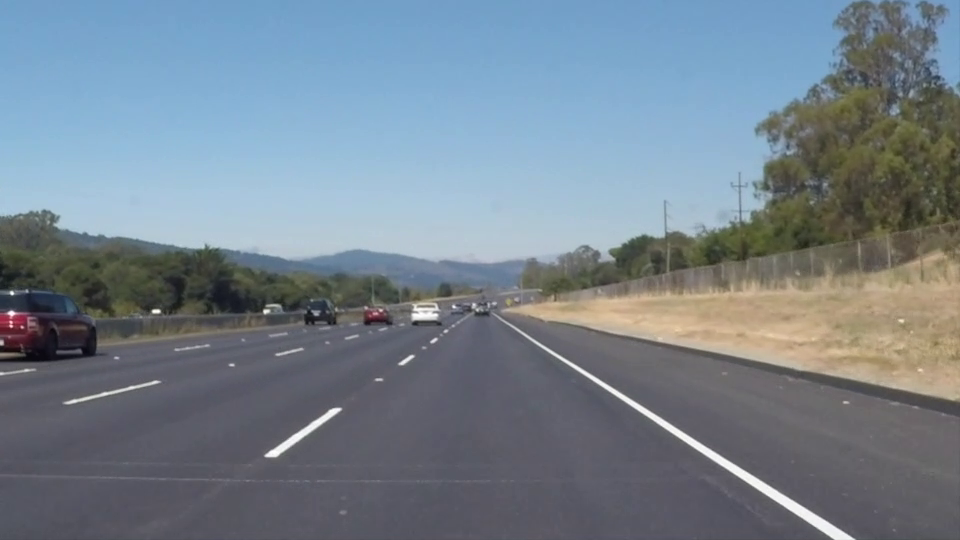
#> input picture frame 22 of scripts_aula/Protocolos_Veiculares_Exemplos_Separados/16_volume_dados/dados/direcao_udacity.mp4, 960 x 540 px
$ python 31_tamanho_datagrama.py
#> lines starting #> are read from the running program, lines starting #| are printed output that depends on the picture
### scripts_aula/Protocolos_Veiculares_Exemplos_Separados/01_ambiente/apoio.py
"""Funções comuns dos exemplos de protocolos veiculares.

Instalação: python -m pip install -r requirements.txt.
No Colab, usar requirements-colab.txt. Os exemplos usam CPU e sockets locais.
Este módulo organiza arquivos, argumentos e gráficos; não exige rodar um
exercício anterior. Bibliotecas da biblioteca padrão não precisam de pip.
"""
from pathlib import Path
import argparse
import csv
import json
import platform
import sys
import time

import cv2
import can
import numpy as np
import matplotlib
matplotlib.use('Agg')
import matplotlib.pyplot as plt

RAIZ = Path(__file__).resolve().parent
plt.rcParams.update({'font.size': 12, 'axes.spines.top': False,
                     'axes.spines.right': False})

def ambiente():
    cpu = platform.processor()
    p = Path('/proc/cpuinfo')
    if p.exists():
        cpu = next((l.split(':', 1)[1].strip() for l in p.read_text().splitlines()
                    if l.startswith('model name')), cpu)
    return {'cpu': cpu, 'sistema': platform.platform(), 'python': sys.version.split()[0],
            'python_can': can.__version__, 'opencv': cv2.__version__,
            'numpy': np.__version__, 'threads_opencv': cv2.getNumThreads(),
            'clock': time.get_clock_info('monotonic').implementation,
            'resolucao_clock_ns': time.get_clock_info('monotonic').resolution * 1e9,
            'local_da_medicao': 'Mesmo host; sockets IPv4 em loopback 127.0.0.1',
            'gpu': 'Não utilizada por estes exemplos'}

def iniciar(nome, frames=60, ciclos=20):
    p = argparse.ArgumentParser(description=Path(nome).stem)
    p.add_argument('--frames', type=int, default=frames)
    p.add_argument('--ciclos', type=int, default=ciclos)
    p.add_argument('--fps', type=float, default=30.)
    p.add_argument('--hz', type=float, default=10.)
    p.add_argument('--video', default=str(RAIZ/'dados/direcao_udacity.mp4'))
    p.add_argument('--camera', type=int, default=None)
    p.add_argument('--qualidade', type=int, default=70)
    p.add_argument('--datagrama', type=int, default=1200)
    p.add_argument('--mostrar', action='store_true')
    p.add_argument('--sem-gui', action='store_true', help='Salva figuras e feed; sem janelas.')
    p.add_argument('--log-cada', type=int, default=30)
    p.add_argument('--saida', default=None)
    a = p.parse_args()
    if a.frames < 1 or a.ciclos < 1 or a.fps <= 0 or a.hz <= 0:
        p.error('frames/ciclos/fps/hz devem ser positivos.')
    if not 1 <= a.qualidade <= 100 or not 256 <= a.datagrama <= 1400:
        p.error('Qualidade: 1–100; datagrama total: 256–1400 bytes.')
    cv2.setNumThreads(1)
    out = Path(a.saida) if a.saida else RAIZ/'resultados'/Path(nome).stem
    out.mkdir(parents=True, exist_ok=True)
    salvar_json(out/'ambiente.json', ambiente())
    return a, out

def salvar_json(path, obj):
    Path(path).parent.mkdir(parents=True, exist_ok=True)
    Path(path).write_text(json.dumps(obj, ensure_ascii=False, indent=2), encoding='utf-8')

def salvar_csv(path, rows, fields=None):
    rows = list(rows)
    if not fields:
        fields = list(rows[0]) if rows else []
    Path(path).parent.mkdir(parents=True, exist_ok=True)
    with Path(path).open('w', newline='', encoding='utf-8') as f:
        w = csv.DictWriter(f, fieldnames=fields)
        w.writeheader()
        w.writerows(rows)

def ler_csv(path):
    with Path(path).open(encoding='utf-8', newline='') as f:
        return list(csv.DictReader(f))

def salvar_fig(fig, path):
    fig.tight_layout()
    fig.savefig(path, dpi=170, bbox_inches='tight')
    plt.close(fig)

def quadro_inicial(a):
    source = a.camera if a.camera is not None else a.video
    cap = cv2.VideoCapture(source)
    try:
        ok, frame = cap.read()
#> frame is the input picture: shape (540, 960, 3); mean B, G, R 141.9, 130.7, 117.7
        if not ok:
            raise RuntimeError(f'Não foi possível ler a fonte: {source}')
        return cv2.resize(frame, (640, 480))
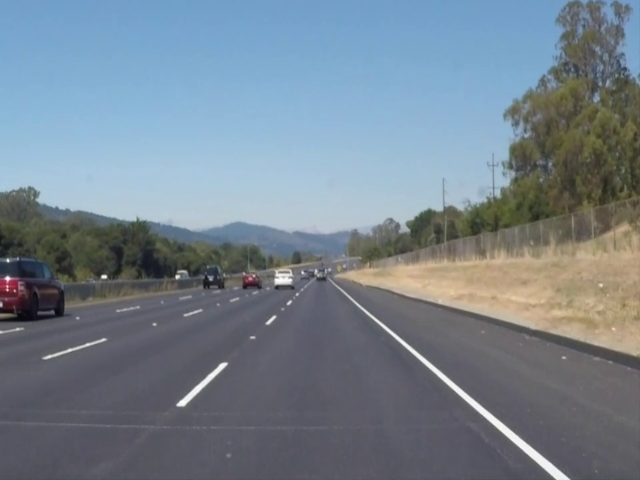
#> returned value: shape (480, 640, 3); mean of channels 0, 1, 2 141.9, 130.6, 117.6; drawn as B, G, R
    finally:
        cap.release()

# [9 lines left out: function parametros_stream, not called in this run]

### scripts_aula/Protocolos_Veiculares_Exemplos_Separados/02_ids_e_payload/rede_laboratorio.py
"""Streaming didático com sockets reais, JPEG e processos separados.

Instalar OpenCV, NumPy e Matplotlib via requirements.txt; socket, struct,
multiprocessing, time e zlib pertencem à biblioteca padrão do Python.
No Colab, utilizar requirements-colab.txt e o feed MP4 em vez de cv2.imshow.

O ensaio padrão usa 127.0.0.1, uma máquina e time.monotonic_ns() comum aos
processos. A latência principal vai do instante anterior ao primeiro envio
até o fim da decodificação JPEG. Não é atraso exclusivo do meio físico.
Também são registrados transporte/reassembly, decode e idade desde captura.
Jitter neste laboratório = desvio padrão populacional das latências (ddof=0).
TCP é um fluxo: recv(n) pode devolver menos de n bytes; usar recv_exact.
UDP fragmenta o JPEG na aplicação em datagramas de até 1200 bytes totais,
remonta por frame/índice e expira mensagens incompletas. Não retransmite.
Perdas artificiais têm contadores separados das perdas observadas no socket.
"""
import argparse
import math
import multiprocessing as mp
import random
import socket
import struct
import time
import zlib
from pathlib import Path
from uuid import uuid4

import cv2
import numpy as np
import matplotlib.pyplot as plt
from apoio import ambiente, salvar_csv, salvar_json, salvar_fig, ler_csv, RAIZ

TCP_H = struct.Struct('!4sIIQQI')  # magic, seq, bytes, envio_ns, captura_ns, crc32
UDP_H = struct.Struct('!4sIHHQQII') # magic, seq, índice, total, envio, captura, bytes, crc
MAX_JPEG = 4*1024*1024

def relogio(conf):
    return time.monotonic_ns() if conf['clock']=='monotonic' else time.time_ns()

# [8 lines left out: function recv_exact, not called in this run]

def fragmentar(jpeg, seq, ts_envio, ts_captura, datagrama=1200):
    if not 256 <= datagrama <= 1400 or not 0 < len(jpeg) <= MAX_JPEG:
        raise ValueError('Tamanho de datagrama ou JPEG inválido.')
    capacidade = datagrama-UDP_H.size
    n = math.ceil(len(jpeg)/capacidade)
    if n > 65535: raise ValueError('Número de fragmentos excede o cabeçalho.')
    crc = zlib.crc32(jpeg)
    return [UDP_H.pack(b'JPG1', seq, i, n, ts_envio, ts_captura, len(jpeg), crc)
            +jpeg[i*capacidade:(i+1)*capacidade] for i in range(n)]

# [6 lines left out: function ler_datagrama, not called in this run]

class Feed:
    """Grava apenas os frames efetivamente recebidos/decodificados pelo cliente."""
    # [398 lines left out: functions __init__, escrever, fechar, _receber_jpeg, _enviar_frames, produtor and 7 more, not called in this run]

### scripts_aula/Protocolos_Veiculares_Exemplos_Separados/31_tamanho_datagrama/31_tamanho_datagrama.py
"""Exemplo 31 — Relacionar tamanho de datagrama e chance de remontagem

COMENTÁRIO GERAL
Mede quantos fragmentos o JPEG de entrada exige para três tamanhos de datagrama. Plota um modelo matemático de sucesso do frame sob perdas independentes por fragmento.

O QUE INSTALAR
Python 3.10 ou superior. Na pasta do pacote, executar:
python -m pip install -r requirements.txt
Bibliotecas: python-can, OpenCV, NumPy e Matplotlib. No Colab, usar a célula
de instalação do notebook (requirements-colab.txt / OpenCV headless).
socket, time, struct, multiprocessing e outras bibliotecas padrão não exigem pip.
Os códigos usam CPU. Mantenha os arquivos que estão nesta pasta do exemplo.

COMO EXECUTAR
VS Code: python 31_tamanho_datagrama.py --sem-gui
Colab: abrir 31_tamanho_datagrama.ipynb, enviar o ZIP dos exemplos separados e executar as células.
Não é necessário executar um exemplo anterior; entradas e saídas são próprias.
Streaming: --mostrar abre a janela no desktop; --log-cada 1 imprime cada frame.
Ao testar pelo item B, manter ao menos 300 frames por protocolo.

O QUE OBSERVAR
O gráfico é um modelo ilustrativo, não um benchmark. A independência das perdas pode falhar em redes com perdas em rajadas.
"""
from apoio import *
from can_laboratorio import *
from rede_laboratorio import *
import json, random, socket, struct, threading, time, zlib
from uuid import uuid4

if __name__=='__main__':
    a,out=iniciar(__file__,frames=60,ciclos=20)
    _,buf=cv2.imencode('.jpg',quadro_inicial(a),[cv2.IMWRITE_JPEG_QUALITY,a.qualidade])
    p=np.linspace(0,.03,100);fig,ax=plt.subplots(figsize=(9,4.5));rows=[]
    for tamanho,ls in [(512,':'),(1200,'-'),(1400,'--')]:
        n=len(fragmentar(buf.tobytes(),0,1,0,tamanho))
        ax.plot(p*100,100*(1-p)**n,label=f'{tamanho} bytes; {n} fragmentos',color='black',linestyle=ls)
        rows.append(dict(datagrama_bytes=tamanho,jpeg_bytes=buf.nbytes,fragmentos=n))
    ax.set(xlabel='Probabilidade de perda por fragmento (%)',ylabel='Sucesso do frame no modelo (%)')
    ax.legend();salvar_fig(fig,out/'modelo_fragmentacao.png');salvar_csv(out/'fragmentos.csv',rows)
#> in salvar_fig, `fig.savefig(path, dpi=170, bbox_inches='tight')`:
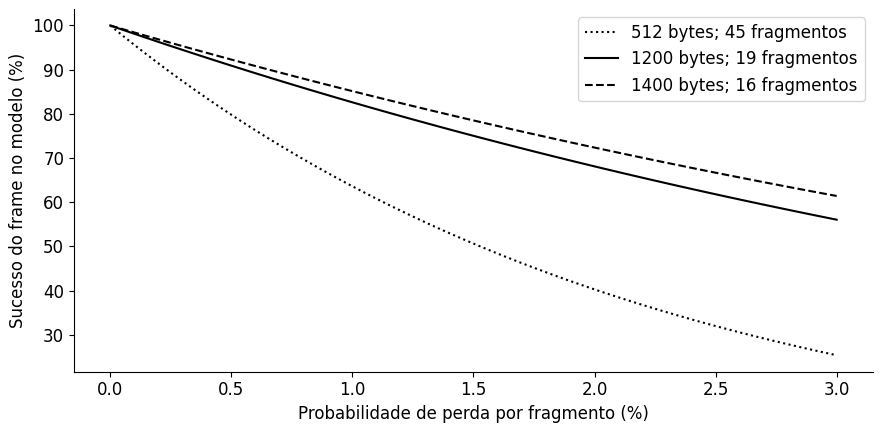
#> figure drawn by matplotlib, 1 panel; curve peaks at x = 0, y = 100; curve peaks at x = 0, y = 100; curve peaks at x = 0, y = 100
    print('Modelo ilustrativo:',rows)

$ run again, starting later in the video
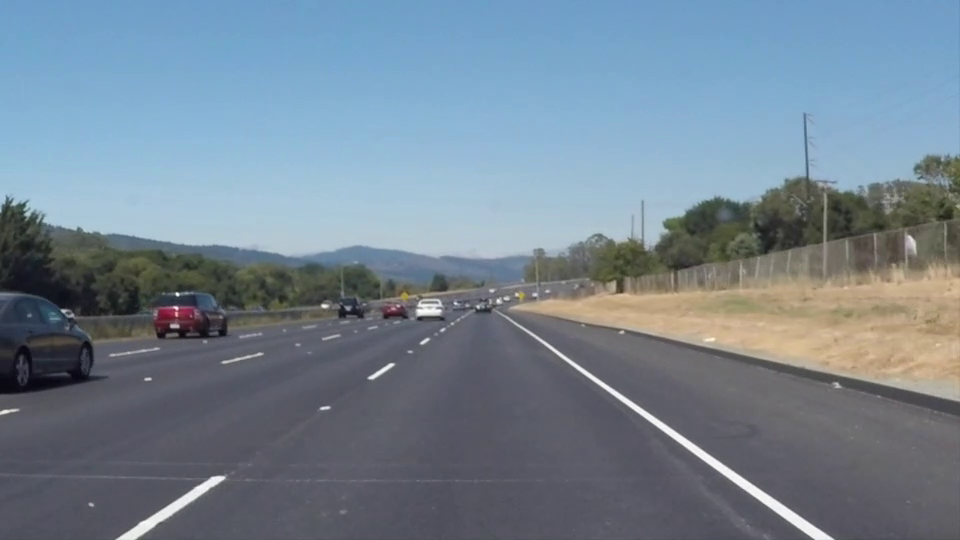
#> input picture frame 99 of scripts_aula/Protocolos_Veiculares_Exemplos_Separados/16_volume_dados/dados/direcao_udacity.mp4, 960 x 540 px
#> in quadro_inicial, frame is the input picture: shape (540, 960, 3); mean B, G, R 146, 132.3, 116.7
#> in quadro_inicial, `return cv2.resize(frame, (640, 480))`:
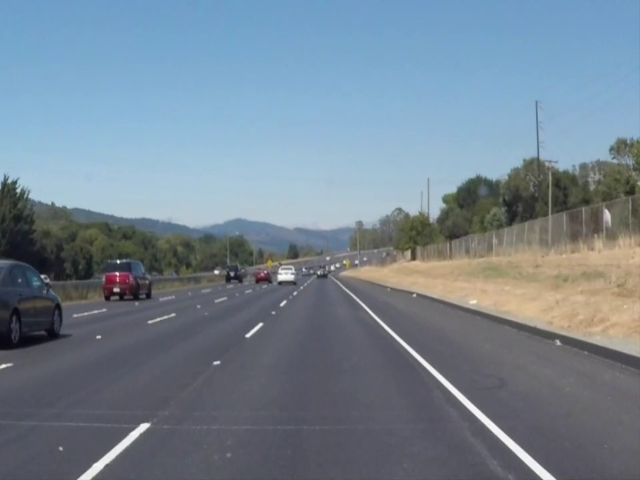
#> returned value: shape (480, 640, 3); mean of channels 0, 1, 2 145.9, 132.3, 116.7; drawn as B, G, R
#> in salvar_fig, `fig.savefig(path, dpi=170, bbox_inches='tight')`:
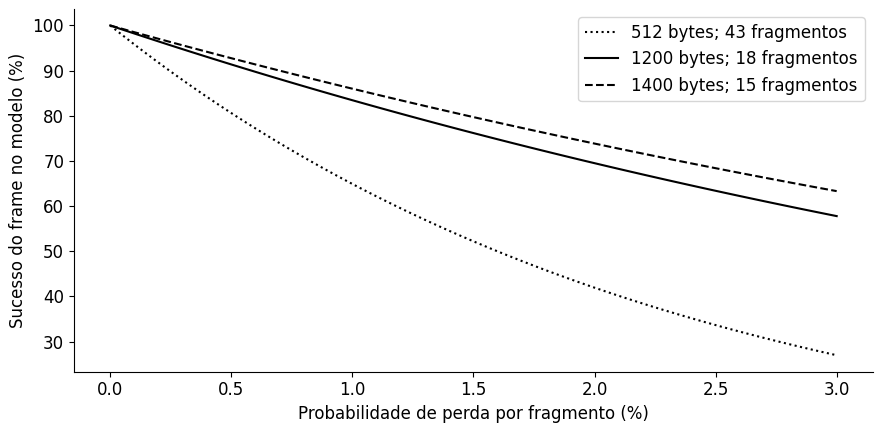
#> figure drawn by matplotlib, 1 panel; curve peaks at x = 0, y = 100; curve peaks at x = 0, y = 100; curve peaks at x = 0, y = 100

$ run again, starting later in the video
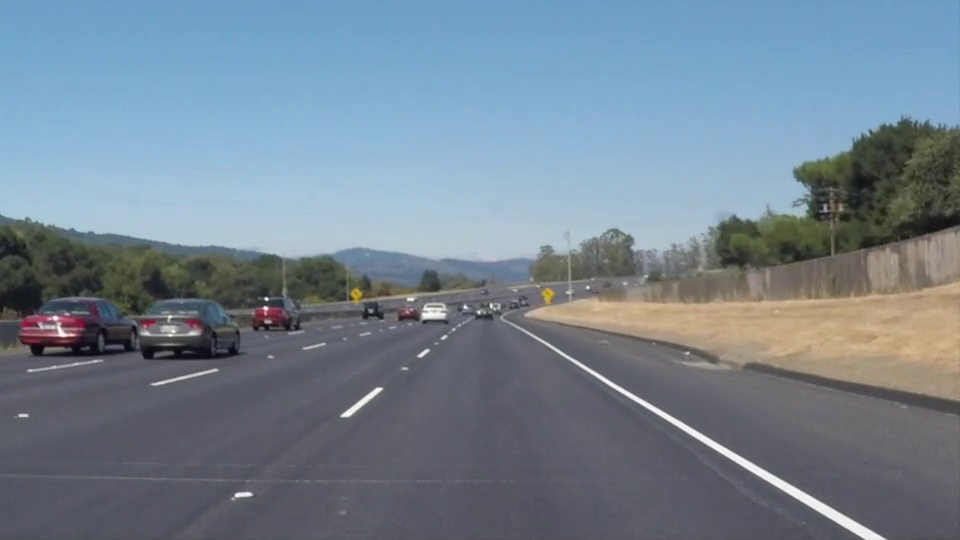
#> input picture frame 176 of scripts_aula/Protocolos_Veiculares_Exemplos_Separados/16_volume_dados/dados/direcao_udacity.mp4, 960 x 540 px
#> in quadro_inicial, frame is the input picture: shape (540, 960, 3); mean B, G, R 145.2, 131.6, 116.5
#> in quadro_inicial, `return cv2.resize(frame, (640, 480))`:
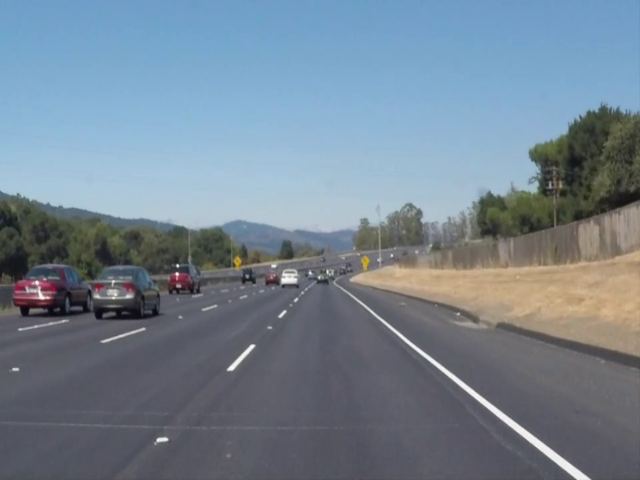
#> returned value: shape (480, 640, 3); mean of channels 0, 1, 2 145.2, 131.6, 116.5; drawn as B, G, R
#> in salvar_fig, `fig.savefig(path, dpi=170, bbox_inches='tight')`:
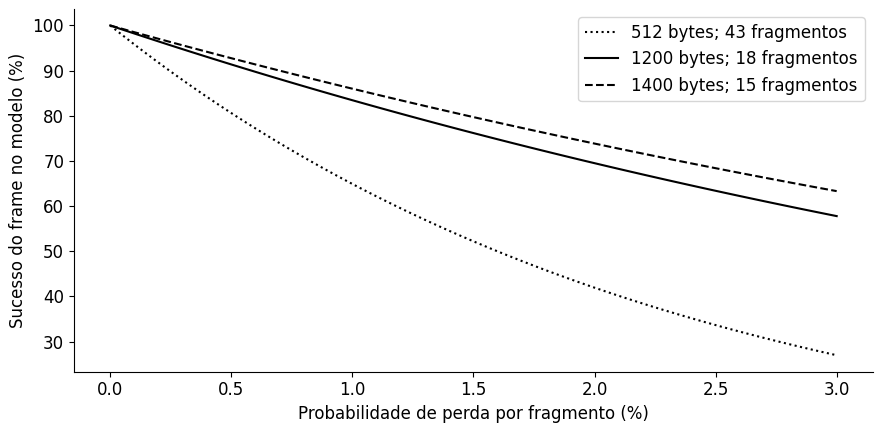
#> figure drawn by matplotlib, 1 panel; curve peaks at x = 0, y = 100; curve peaks at x = 0, y = 100; curve peaks at x = 0, y = 100
